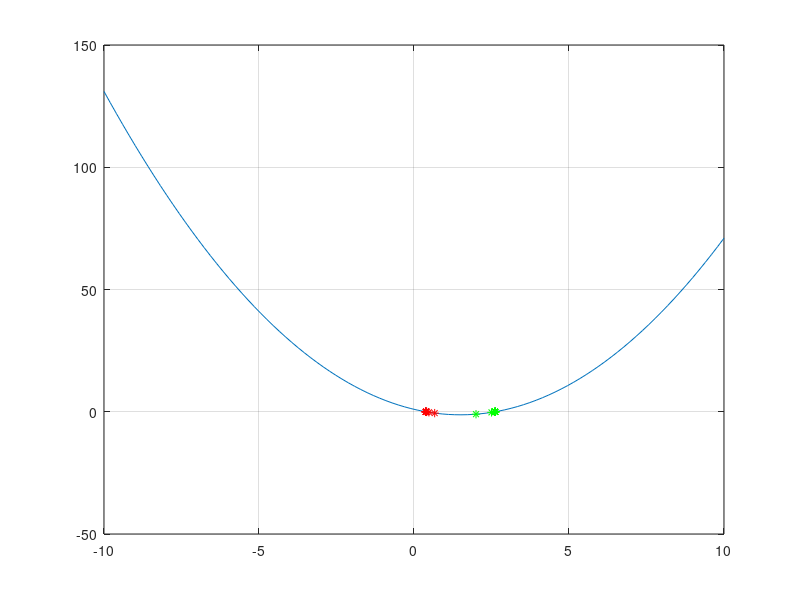

Source code (MATLAB):
clear all
close all
clc

%% 대상함수의 그림표현
xs=linspace(-10,10,100);
ys=xs.^2-3*xs+1;
plot(xs,ys)
hold on
grid

%% 해석해의 표현 
X1=1.5+sqrt(5/4)
X2=1.5-sqrt(5/4)
plot(X1,0,'r*')
plot(X2,0,'b*')

%% 반복법을 통한 수치해석
x0=1

for i=0:1:10
    if i==0
    x(1)=(x0^2+1)/3
    else
    x(i+1)=(x(i)^2+1)/3        
    end
plot(x(i+1),x(i+1)^2-3*x(i+1)+1,'r*')
pause(1)
end

%% 반복법의 또다른 해를 구하는방법
x0=1

for i=0:1:10
    if i==0
    x(1)=3-1/x0
    else
    x(i+1)=3-1/x(i)    
    end
plot(x(i+1),x(i+1)^2-3*x(i+1)+1,'g*')
pause(1)
end

